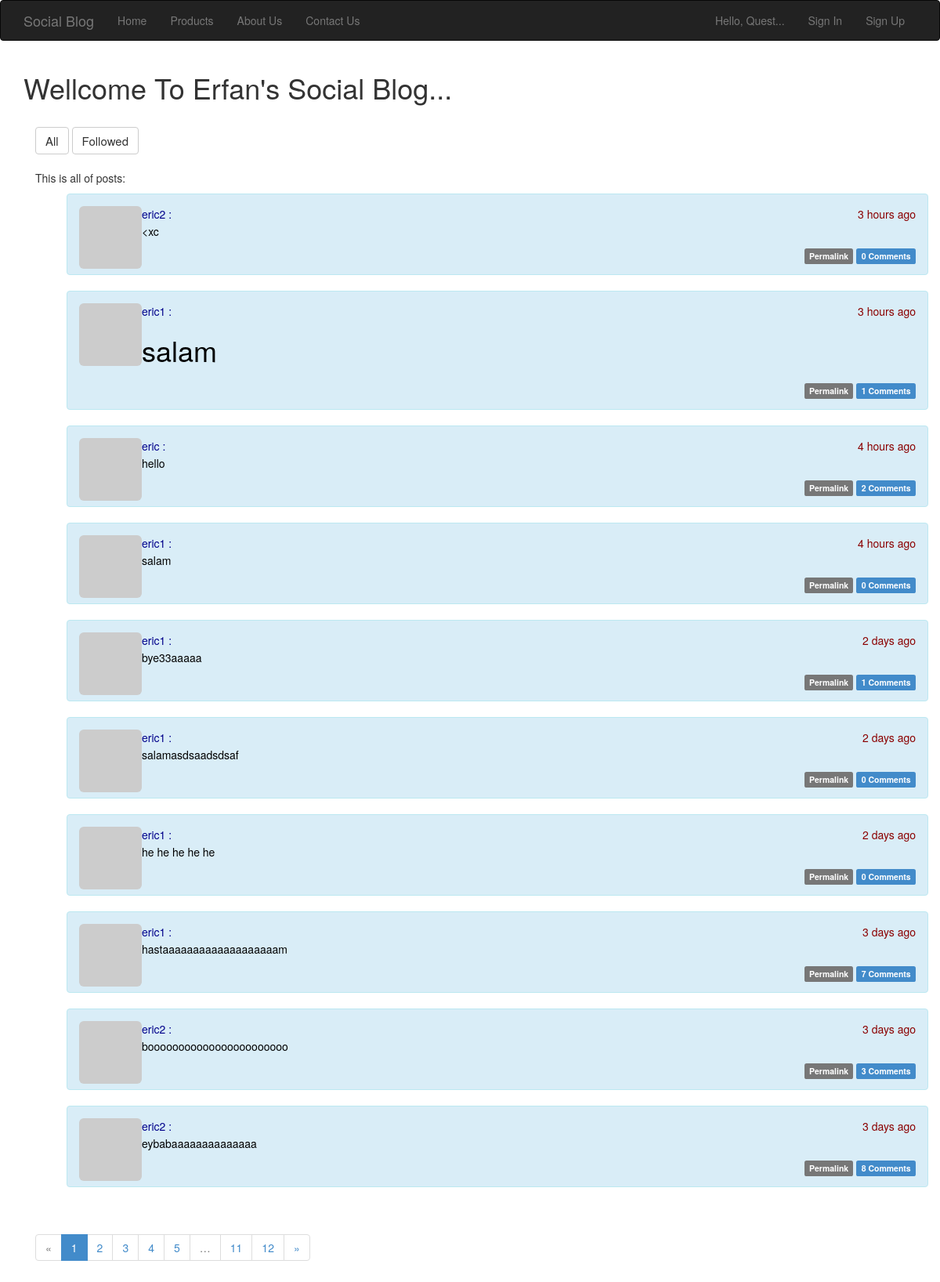
The page / on the database its author committed.
### project/apps/auth/models.py (models this page shows, shortened)
class Post(db.Model):
    id = db.Column(db.Integer, primary_key=True)
    body = db.Column(db.Text)
    body_html = db.Column(db.Text)
    timestamp = db.Column(db.DateTime, index=True, default=datetime.utcnow)
    author_id = db.Column(db.Integer, db.ForeignKey('user_auth.id'))
    comments = db.relationship('Comment', backref='post', lazy='dynamic')

class User_auth(UserMixin, db.Model):
    id = db.Column(db.Integer, primary_key=True)
    username = db.Column(db.String(64), unique=True, index=True)
    name = db.Column(db.String(64))
    family = db.Column(db.String(64))
    email = db.Column(db.String(64), unique=True, index=True)
    location = db.Column(db.String(64))
    about_me = db.Column(db.Text())
    last_seen = db.Column(db.DateTime(), default=datetime.utcnow)
    password_hash = db.Column(db.String(128))
    role_id = db.Column(db.Integer, db.ForeignKey('role_auth.id'))
    registered_at = db.Column(db.DateTime(), default=datetime.utcnow)
    confirmed = db.Column(db.Boolean, default=False)
    role = db.relationship('Role_auth', foreign_keys='User_auth.role_id')
    avatar_hash = db.Column(db.String(32))
    posts = db.relationship('Post', backref='author', lazy='dynamic')
    followed = db.relationship('Follow',
                               foreign_keys=[Follow.follower_id],
                               backref=db.backref('follower', lazy='joined'),
                               lazy='dynamic',
                               cascade='all, delete-orphan')
    followers = db.relationship('Follow',
                                foreign_keys=[Follow.followed_id],
                                backref=db.backref('followed', lazy='joined'),
                                lazy='dynamic',
                                cascade='all, delete-orphan')
    comments = db.relationship('Comment', backref='author', lazy='dynamic')
    def gravatar(self, size=100, default='identicon', rating='g'):
        if request.is_secure:
            url = 'https://secure.gravatar.com/avatar'
        else:
            url = 'http://www.gravatar.com/avatar'
        hash = self.avatar_hash or hashlib.md5(self.email.encode('utf-8')).hexdigest()
        return '{url}/{hash}?s={size}&d={default}&r={rating}'.format(url=url, hash=hash, size=size, default=default, rating=rating)
    @property
    def password(self):
        raise AttributeError('password is not a readable attribute')

### project/apps/site/views.py (the view)
@mod.route('/', methods=['GET', 'POST'])
def index():
    form = PostForm()
    if current_user.can(Permission.WRITE_ARTICLES) and form.validate_on_submit():
        user = current_user._get_current_object()
        post = Post(body=form.body.data, author=user)
        db.session.add(post)
        db.session.commit()
        return redirect(url_for('site.index'))
    show_followed = False
    if current_user.is_authenticated():
        show_followed = bool(request.cookies.get('show_followed', ''))
    if show_followed:
        query = current_user.followed_posts
    else:
        query = Post.query
    page = request.args.get('page', 1, type=int)
    pagination = query.order_by(Post.timestamp.desc()).paginate(page, per_page=current_app.config['FLASKY_POSTS_PER_PAGE'], error_out=False)
    posts = pagination.items
    return render_template('site/index.html', form=form, posts=posts, permission=Permission, show_followed=show_followed, pagination=pagination)

### project/apps/auth/models.py (called while the page is built)
    def can(self, permissions):
        return False

    def is_administrator(self):
        return False

### project/apps/auth/views.py (called while the page is built)
@mod.before_app_request
def before_request():
    if current_user.is_authenticated():
        current_user.ping()
        if not current_user.confirmed and request.endpoint[:5] != 'auth.':
            return redirect(url_for('auth.unconfirmed'))

### project/apps/site/views.py (called while the page is built)
@mod.after_app_request
def after_request(response):
    for query in get_debug_queries():
        if query.duration >= current_app.config['FLASKY_SLOW_DB_QUERY_TIME']:
            current_app.logger.warning('Slow query: %s\nParameters: %s\nDuration: %fs\nContext: %s\n' % (query.statement, query.parameters, query.duration, query.context))
    return response

### project/media/templates/site/index.html (shortened to what this page needs)
{% extends "base/_base.html" %}
{% from '_macros.html' import render_field %}
{% from '_macros.html' import pagination_widget %}
{% block body %}
    <div>
        <h1>Wellcome To Erfan's Social Blog...</h1>
    </div>
    <div class="container">
        <div>
            <br/>
        </div>
        <a class="btn btn-default" href="{{ url_for('site.show_all') }}" style="font-size: 15px">All</a>
        <a class="btn btn-default" href="{{ url_for('site.show_followed') }} "style="font-size: 15px">Followed</a>
        <br/>
        <br/>
        {% if show_followed %}
            This is your followed users posts only:
        {% else %}
            This is all of posts:
        {% endif %}
        <br/>
        {% include 'post/_posts.html' %}
        <div class="pagination">
            {{ pagination_widget(pagination, 'site.index') }}
        </div>
    </div>
{% endblock %}

### project/media/templates/post/_posts.html (shortened to what this page needs)
<div>
<ul class="posts" style="margin-top: 10px; margin-bottom: 0;">
    {% for post in posts %}
    <li class="alert alert-info" style="min-width: 200px">
        <div class="profile-thumbnail" style="float: left">
            <a href="{{ url_for('profile.view_profile', username=post.author.username) }}">
                <img class="img-rounded profile-thumbnail" src="{{ post.author.gravatar(size=40) }}">
            </a>
        </div>
        <div class="post-date" style="text-align: right; float: right; color: darkred">{{ moment(post.timestamp).fromNow(refresh=True) }}</div>
        <div class="post-author" style="margin-left: 50px">
            <a href="{{ url_for('profile.view_profile', username=post.author.username) }}" style="; color: darkblue">
                {{ post.author.username }} :
            </a>
        </div>
        <div class="post-body" style="margin-left: 58px; margin-top: 2px; color: #000000">
            {% if post.body_html %}
                {{ post.body_html | safe }}
            {% else %}
                {{ post.body }}
            {% endif %}
        </div>
        <div class="post-footer" style="text-align: right;">
            <a href="{{ url_for('post.post', id=post.id) }}">
                <span class="label label-default">Permalink</span>
            </a>
            <a href="{{ url_for('post.post', id=post.id) }}#comments">
                <span class="label label-primary">
                    {{ post.comments.count() }} Comments
                </span>
            </a>
        </div>
    </li>
    {% endfor %}
</ul>
</div>

### project/media/statics/css/style.css (style rules this page uses)
ul { list-style:none; margin-bottom: 0; }
a { text-decoration: none !important; }

### rows shown on the page
Post: timestamp "3 hours ago", author.username "eric2", body_html "<xc", comments.count "0"
Post: timestamp "3 hours ago", author.username "eric1", body_html "salam", comments.count "1"
Post: timestamp "4 hours ago", author.username "eric", body_html "hello", comments.count "2"
Post: timestamp "4 hours ago", author.username "eric1", body_html "salam", comments.count "0"
Post: timestamp "2 days ago", author.username "eric1", body_html "bye33aaaaa", comments.count "1"
Post: timestamp "2 days ago", author.username "eric1", body_html "salamasdsaadsdsaf", comments.count "0"
Post: timestamp "2 days ago", author.username "eric1", body_html "he he he he he", comments.count "0"
Post: timestamp "3 days ago", author.username "eric1", body_html "hastaaaaaaaaaaaaaaaaaaam", comments.count "7"
Post: timestamp "3 days ago", author.username "eric2", body_html "booooooooooooooooooooooo", comments.count "3"
Post: timestamp "3 days ago", author.username "eric2", body_html "eybabaaaaaaaaaaaaaa", comments.count "8"

### other values the page prints
{{ p }} "1"
{{ p }} "2" "3" "4" "5" "11" "12"
